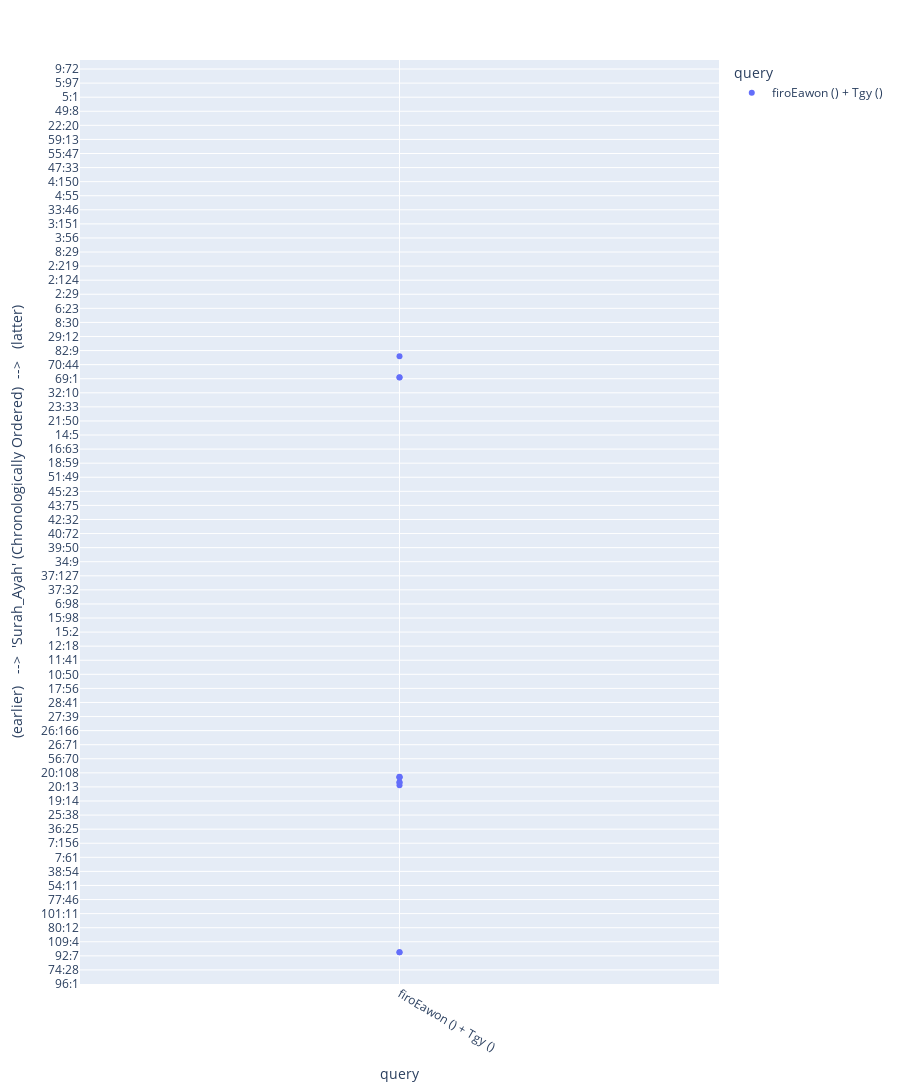

Here is the notebook cell this chart was saved with:
### Markdown cell above
# words occuring within certain distance
following script shows the occurences of the  word "fir'awn" and the root "Tgy" (transgress) occuring within 50 words distance from each other.

### Code cell
qL = [
    [
        {
            "strL": [
                {
                    "stri": "firoEawon",
                    # "strTyp": "lem",
                },
                {
                    "stri": "Tgy", 
                    # "strTyp": "root",
                },
            ],
            "wrdDis": 50
        },
    ],
]

import qChronolyze as qCh

qCh.querize(
    qL,
### enter pair of word/root and meaning filtering regex as key-value pair dictionary
# {
#    '$Tn':  # english word / transliterated root https://corpus.quran.com/java/buckwalter.jsp
#     '',   # regex filter for meaning
#     'jnn':
#     'jinn'
# },

### tafsir reference language
refLng='arabic',
# /
# '1',

### presentation style
pres='plot',

)

### Figure 1 — Plotly figure (JSON) as saved in the notebook; plotly's stock layout.template omitted (floating-point values rounded to 4 significant figures; data arrays with more than 128 entries replaced by an {"elided": "..."} marker saying what was removed)
{"data": [{"customdata": [["89:10<a style='background-color:rgb(220,220,250);font-size:18px;color:rgb(0,0,150);' href='https://quran.com/89:10/tafsirs/ar-tafsir-al-tabari'> وَفِرْعَوْنَ ذِي الْأَوْتَادِ</a>", 0], ["89:11<a style='background-color:rgb(220,220,250);font-size:18px;color:rgb(0,0,150);' href='https://quran.com/89:11/tafsirs/ar-tafsir-al-tabari'> الَّذِينَ طَغَوْا فِي الْبِلَادِ</a>", 1], ["20:24<a style='background-color:rgb(220,220,250);font-size:18px;color:rgb(0,0,150);' href='https://quran.com/20:24/tafsirs/ar-tafsir-al-tabari'> اذْهَبْ إِلَىٰ فِرْعَوْنَ إِنَّهُ طَغَىٰ</a>", 2], ["20:43<a style='background-color:rgb(220,220,250);font-size:18px;color:rgb(0,0,150);' href='https://quran.com/20:43/tafsirs/ar-tafsir-al-tabari'> اذْهَبَا إِلَىٰ فِرْعَوْنَ إِنَّهُ طَغَىٰ</a>", 3], ["20:45<a style='background-color:rgb(220,220,250);font-size:18px;color:rgb(0,0,150);' href='https://quran.com/20:45/tafsirs/ar-tafsir-al-tabari'> قَالَا رَبَّنَا إِنَّنَا نَخَافُ أَنْ يَفْرُطَ عَلَيْنَا أَوْ أَنْ يَطْغَىٰ</a>", 4], ["20:78<a style='background-color:rgb(220,220,250);font-size:18px;color:rgb(0,0,150);' href='https://quran.com/20:78/tafsirs/ar-tafsir-al-tabari'> فَأَتْبَعَهُمْ فِرْعَوْنُ بِجُنُودِهِ فَغَشِيَهُمْ مِنَ الْيَمِّ مَا غَشِيَهُمْ</a>", 5], ["20:79<a style='background-color:rgb(220,220,250);font-size:18px;color:rgb(0,0,150);' href='https://quran.com/20:79/tafsirs/ar-tafsir-al-tabari'> وَأَضَلَّ فِرْعَوْنُ قَوْمَهُ وَمَا هَدَىٰ</a>", 6], ["20:81<a style='background-color:rgb(220,220,250);font-size:18px;color:rgb(0,0,150);' href='https://quran.com/20:81/tafsirs/ar-tafsir-al-tabari'> وَلَا تَطْغَوْا فِيهِ فَيَحِلَّ عَلَيْكُمْ غَضَبِي وَمَنْ يَحْلِلْ عَلَيْهِ غَضَبِي</a>", 7], ["69:9<a style='background-color:rgb(220,220,250);font-size:18px;color:rgb(0,0,150);' href='https://quran.com/69:9/tafsirs/ar-tafsir-al-tabari'> وَجَاءَ فِرْعَوْنُ وَمَنْ قَبْلَهُ وَالْمُؤْتَفِكَاتُ بِالْخَاطِئَةِ</a>", 8], ["69:11<a style='background-color:rgb(220,220,250);font-size:18px;color:rgb(0,0,150);' href='https://quran.com/69:11/tafsirs/ar-tafsir-al-tabari'> إِنَّا لَمَّا طَغَى الْمَاءُ حَمَلْنَاكُمْ فِي الْجَارِيَةِ</a>", 9], ["79:17<a style='background-color:rgb(220,220,250);font-size:18px;color:rgb(0,0,150);' href='https://quran.com/79:17/tafsirs/ar-tafsir-al-tabari'> اذْهَبْ إِلَىٰ فِرْعَوْنَ إِنَّهُ طَغَىٰ</a>", 10]], "hovertemplate": "query: %{x}<br>%{customdata[0]}<extra></extra>", "legendgroup": "firoEawon () + Tgy ()", "marker": {"color": "#636efa", "symbol": "circle"}, "mode": "markers", "name": "firoEawon () + Tgy ()", "orientation": "v", "showlegend": true, "type": "scatter", "x": ["firoEawon () + Tgy ()", "firoEawon () + Tgy ()", "firoEawon () + Tgy ()", "firoEawon () + Tgy ()", "firoEawon () + Tgy ()", "firoEawon () + Tgy ()", "firoEawon () + Tgy ()", "firoEawon () + Tgy ()", "firoEawon () + Tgy ()", "firoEawon () + Tgy ()", "firoEawon () + Tgy ()"], "xaxis": "x", "y": ["89:10", "89:11", "20:24", "20:43", "20:45", "20:78", "20:79", "20:81", "69:9", "69:11", "79:17"], "yaxis": "y"}], "layout": {"clickmode": "event+select", "height": 1448.0, "hoverdistance": -1, "hoverlabel": {"bgcolor": "rgb(220,220,250)", "font": {"color": "rgb(0,0,0)", "size": 15}}, "legend": {"title": {"text": "query"}, "tracegroupgap": 0}, "margin": {"t": 60}, "xaxis": {"anchor": "y", "categoryarray": ["firoEawon () + Tgy ()"], "categoryorder": "array", "domain": [0, 1], "dtick": 1, "tickangle": 30, "title": {"text": "query"}}, "yaxis": {"anchor": "x", "categoryarray": {"elided": "6236 str values"}, "categoryorder": "array", "domain": [0, 1], "range": [0, 6236], "title": {"text": " (earlier)   -->  'Surah_Ayah' (Chronologically Ordered)  -->   (latter)"}}}}
